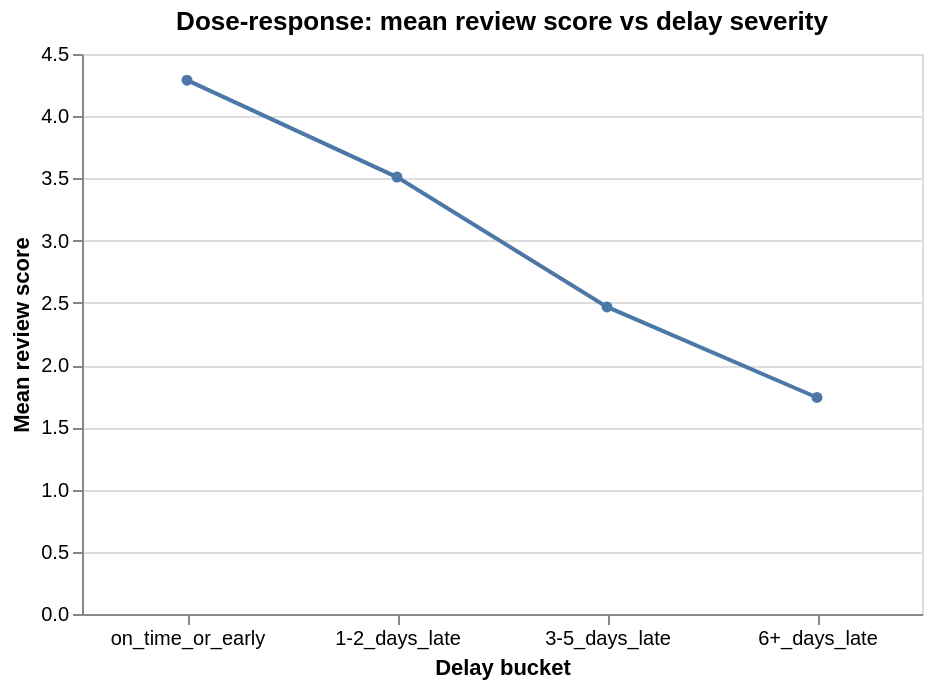

The code cell stored with this chart in its notebook:
### Code cell
# Mean review score vs delay bucket
chart_review = (
    alt.Chart(dose_summary)
    .mark_line(point=True)
    .encode(
        x=alt.X("delay_bucket:N", title="Delay bucket", sort=None, axis=alt.Axis(labelAngle=0)),
        y=alt.Y("mean_review:Q", title="Mean review score"),
    )
    .properties(
        title="Dose-response: mean review score vs delay severity",
        width=420,
        height=280,
    )
)
chart_review

### Figure 1 — Vega-Lite specification as saved in the notebook (floating-point values rounded to 4 significant figures)
{"config": {"view": {"continuousWidth": 300, "continuousHeight": 300}}, "data": {"name": "data-89459a87c9b26e002672ae0856177e56"}, "mark": {"type": "line", "point": true}, "encoding": {"x": {"axis": {"labelAngle": 0}, "field": "delay_bucket", "sort": null, "title": "Delay bucket", "type": "nominal"}, "y": {"field": "mean_review", "title": "Mean review score", "type": "quantitative"}}, "height": 280, "title": "Dose-response: mean review score vs delay severity", "width": 420, "$schema": "https://vega.github.io/schema/vega-lite/v6.1.0.json", "datasets": {"data-89459a87c9b26e002672ae0856177e56": [{"delay_bucket": "on_time_or_early", "orders": 89941, "mean_review": 4.29, "low_rating_rate": 0.1726, "cancel_rate": 5.528e-05, "repeat_rate": 0.005539}, {"delay_bucket": "1-2_days_late", "orders": 1370, "mean_review": 3.511, "low_rating_rate": 0.4032, "cancel_rate": 0.0, "repeat_rate": 0.002911}, {"delay_bucket": "3-5_days_late", "orders": 1400, "mean_review": 2.467, "low_rating_rate": 0.6693, "cancel_rate": 0.0, "repeat_rate": 0.002138}, {"delay_bucket": "6+_days_late", "orders": 3765, "mean_review": 1.74, "low_rating_rate": 0.8465, "cancel_rate": 0.0002641, "repeat_rate": 0.005547}]}}
